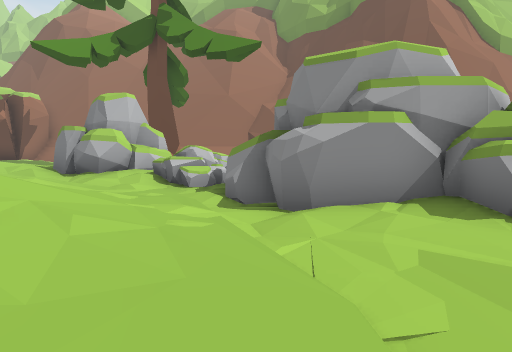
view 1 (above)

23 first-person views from a walk through a 3-D level made in the Unity game engine. The camera is 1.5 m above the floor, tilts 4° down and sees 70° across. The floor is counted in squares, 2 m on a side. Each view is taken from the middle of a square. On the plan, view 1 faces up. The plan holds only what a view shows up to about 11 squares ahead; the rest is blank. The place goes on beyond the plan. Some animated figures are not drawn.

view 2
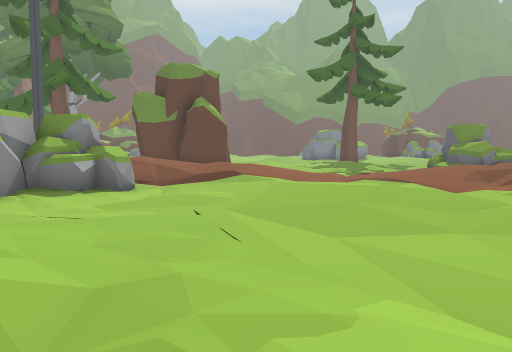

view 3
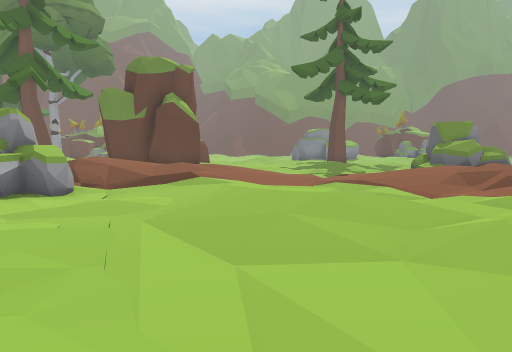

view 4
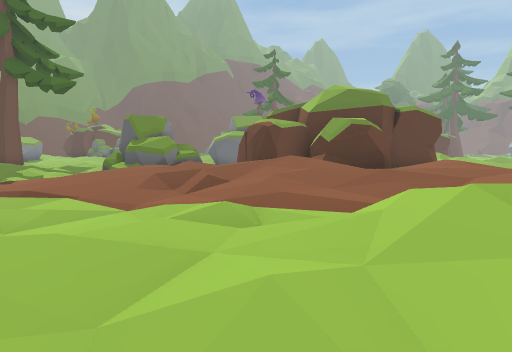

view 5
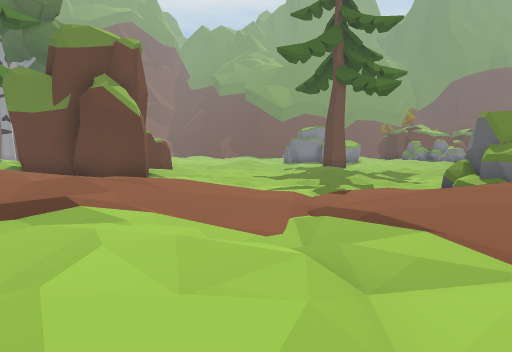

view 6
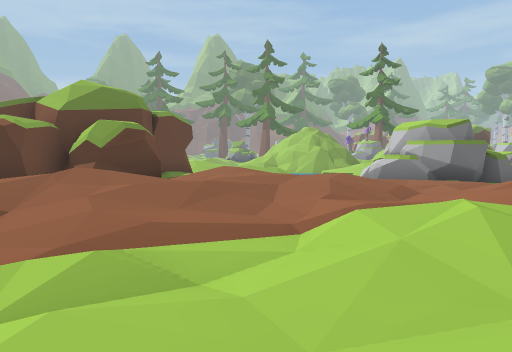

view 7
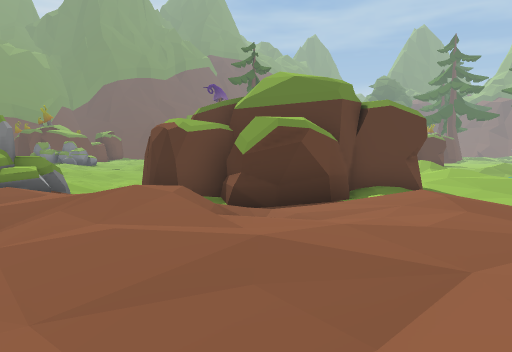

view 8
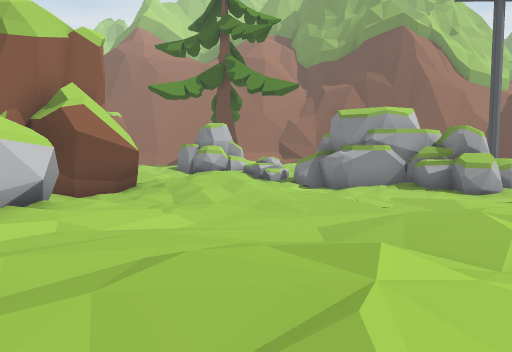

view 9
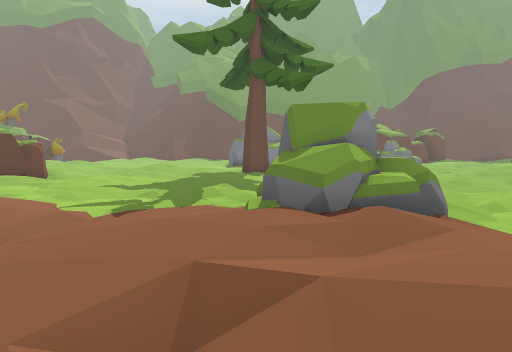

view 10
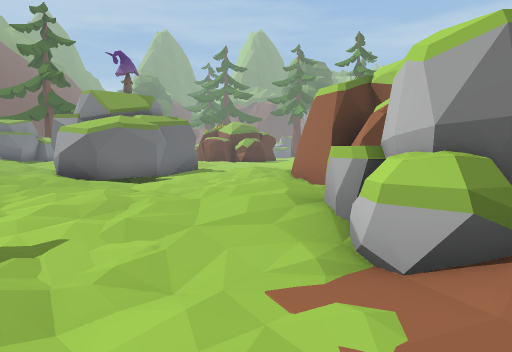

view 11
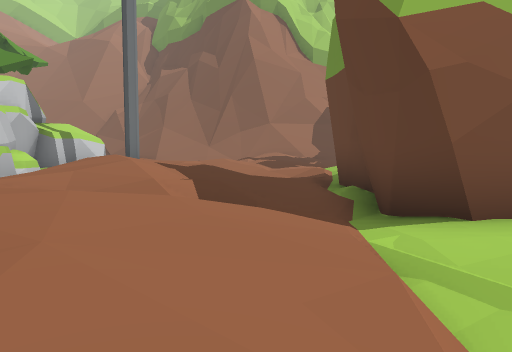

view 12
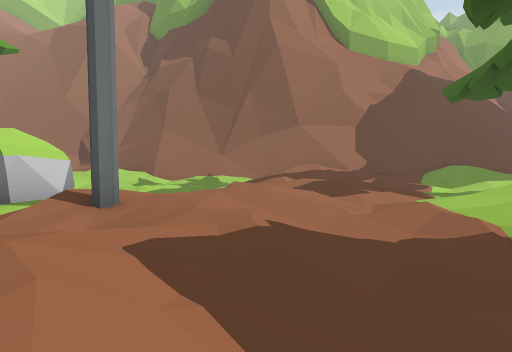

view 13
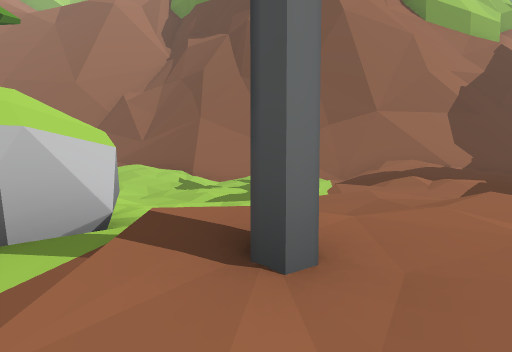

view 14
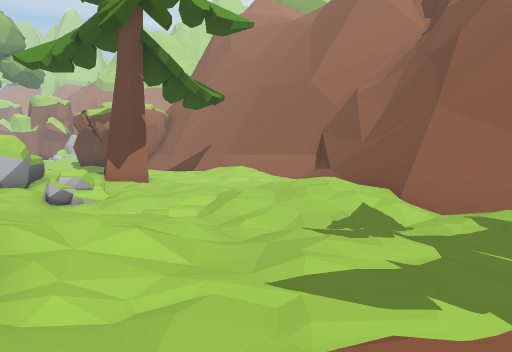

view 15
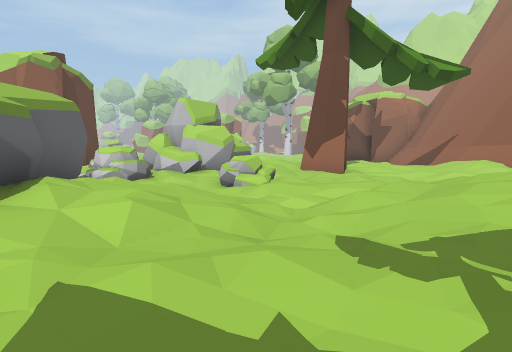

view 16
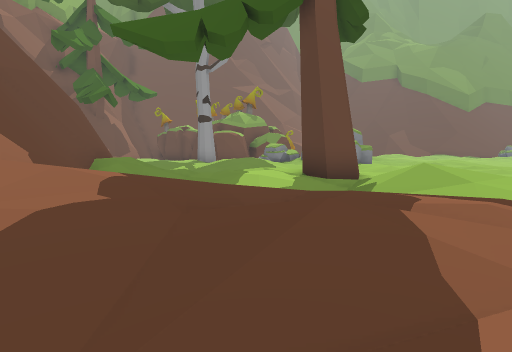

view 17
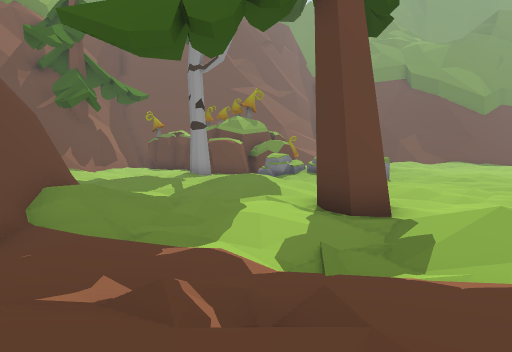

view 18
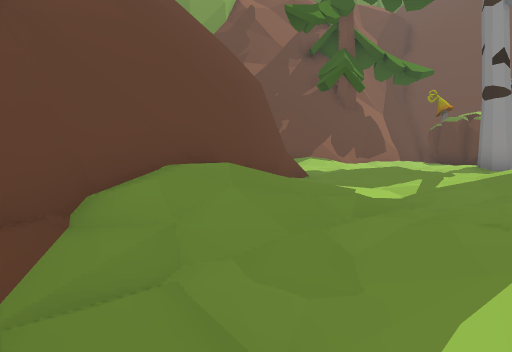

view 19
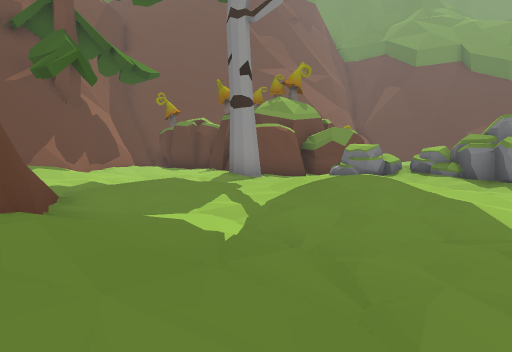

view 20
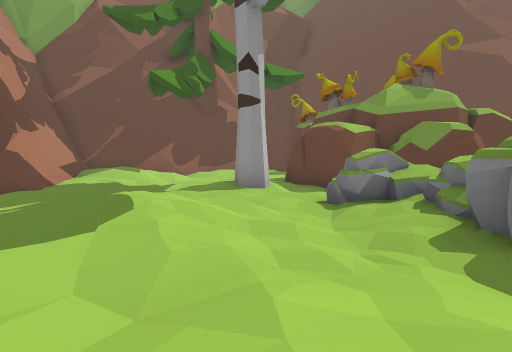

view 21
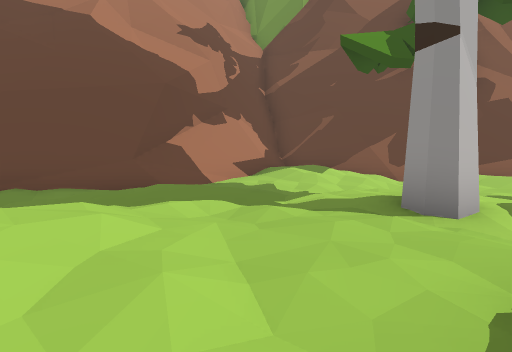

view 22
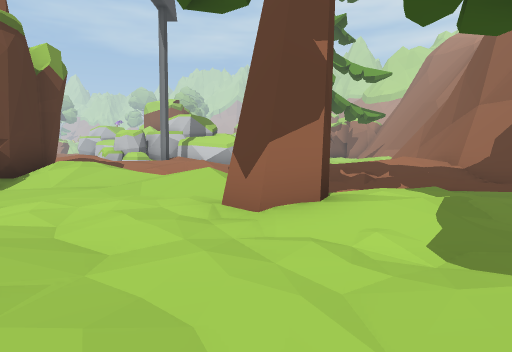

view 23
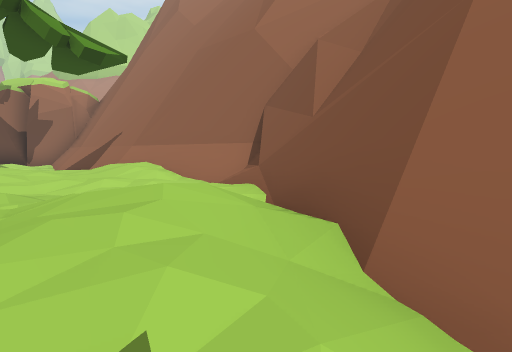

### Floor plan
Key: @ floor where view 1 was taken; # wall or solid block; . main floor; : floor 0.25 m higher than the main floor; - floor 0.25 m lower than the main floor; + floor 0.5 m higher than the main floor; _ floor 0.5 m lower than the main floor; * floor 0.75 m higher than the main floor; < floor 0.75 m lower than the main floor; % floor 1 m higher than the main floor; / step, stairs or slope; ^ raised ledge; R rock.
Columns run from 6 left of view 1 to 25 right of it. Each row starts with its distance up from view 1.
 21                             # ##
 20     ###                    ##++/
 19 #####/####                ##.+/.
 18 ///+:-///##              ##/....
 17  ....-../###           ###..----
 16  :..-_.  /##############...:...
 15   .--.-//+.-- //####/+//..::..:.
 14   ##..././-_- //%+:/.::/-..:..#.
 13   :.----/--.- /+*/.--..-./+/..--
 12   /: R-__/_.-_:+:/-_/::..:+:..R
 11   ##-__-./---.:++:---.:.-.:.-.RR
 10 :###.--/::.-..:::.-//#.------:R
  9 :-#//R/####. ::/.-:+/...-.--.R
  8 .-_-RR    #/ /*/-.::..-.:..-RR
  7  .-___#   #+#++::://..-...
  6   .-__##  #::++../*+.- -..
  5  :: /__##RR ./+:.###   ...
  4  /:+/_<_-RRR/%+:/#
  3 ##:+.-____R//*/.-#
  2 #-../__<___/+//._#
  1 #---____-__//+:.--..
  0 #---__@----.:+:.---.
 -1 #.-___/...--....--..
 -2  -----.:..__----_---
 -3   ..::.-___//_--_---
 -4   :/+///__-..----.:
 -5    ://.-.-.::.--_.:.
 -6    :::.:://++RR__--/
 -7   +:.:./+/++RRR---
 -8   /:/:/+/%++RRR:.--
 -9   ::/+++//  -_/:/..-
-10   ::  *+:..###_-----
-11 ###.  /+:### #--_---:
-12 ###^    /#   #/.--_-.
-13         .#   ##.--_-.
-14         .#    /:.-/_
-15        _-#      --//##
-16        _-.

Where each view was taken, in squares from view 1:
view 1: 0 up, 0 right, facing up
view 2: 0 up, 5 left, facing right
view 3: 1 down, 4 left, facing right
view 4: 2 down, 2 left, facing down-right
view 5: 2 down, 0 right, facing right
view 6: 2 down, 0 right, facing down
view 7: 6 down, 1 left, facing down-right
view 8: 6 down, 2 left, facing up
view 9: 6 down, 2 right, facing right
view 10: 4 down, 9 right, facing down
view 11: 2 down, 9 right, facing up
view 12: 2 up, 8 right, facing up
view 13: 5 up, 6 right, facing up
view 14: 9 up, 7 right, facing up-left
view 15: 12 up, 7 right, facing left
view 16: 12 up, 7 right, facing right
view 17: 12 up, 9 right, facing right
view 18: 12 up, 13 right, facing up-right
view 19: 14 up, 14 right, facing right
view 20: 8 up, 18 right, facing up-right
view 21: 10 up, 22 right, facing up
view 22: 10 up, 20 right, facing left
view 23: 14 up, 5 right, facing up-left
